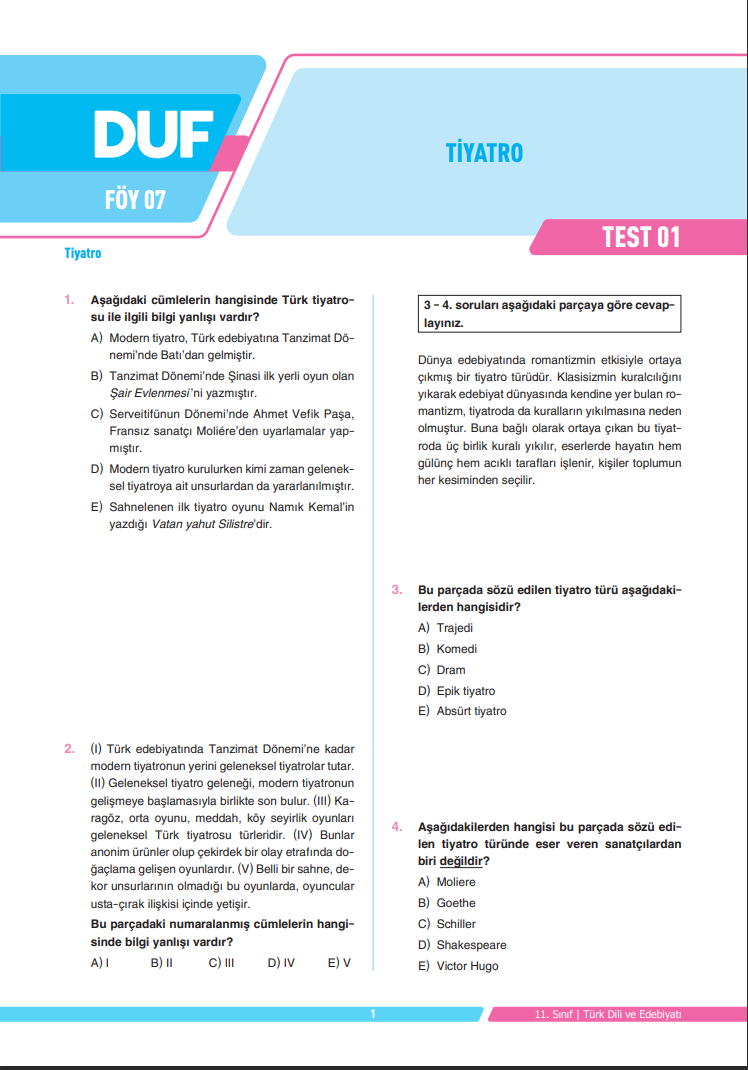
#> input picture 31_OpticalCharacter/data/page1.png, 748 x 1070 px
$ python onlyquestionNumber.py
#> lines starting #> are read from the running program, lines starting #| are printed output that depends on the picture
import pytesseract
from pytesseract import Output
import cv2
from matplotlib import pyplot as plt
import re
import PIL.Image
"""
0 Yalnızca yönlendirme ve yazı algılama (OSD).
1 OSD ile otomatik sayfa segmentasyonu.
2 OSD veya OKT olmadan otomatik sayfa segmentasyonu.
3 OSD olmadan tam otomatik sayfa segmentasyonu (öntanımlı)
4 Değişken boyutlarda metinlerden oluştan tek bir sütun varsay.
5 Dikey olarak hizalanmış bir metin bloğu varsay.
6 Tek bir metin bloğu varsay.
7 Resmi tek bir metin satırı varmış gibi ele al.
8 Resmi tek bir sözcük varmış gibi ele al.
9 Resmi bir daire içinde tek bir sözcük varmış gibi ele al.
10 Resmi tek karakter varmış gibi ele al.
11 Aralıklı metin. Belirli bir sıra olmaksızın mümkün olduğunca çok metin bul.
12 OSD'li ayrık metin.
13 Ham satır. Tesseract'a özgü hack'leri atlayarak resmi tek bir metin satırı olarak ele al.
"""


img= cv2.imread('../31_OpticalCharacter/data/page1.png')
#> img is the input picture: shape (1070, 748, 3); mean B, G, R 243.6, 238.3, 229.6

email_pattern = '\S+.\S+'


img=cv2.cvtColor(img,cv2.COLOR_BGR2GRAY)
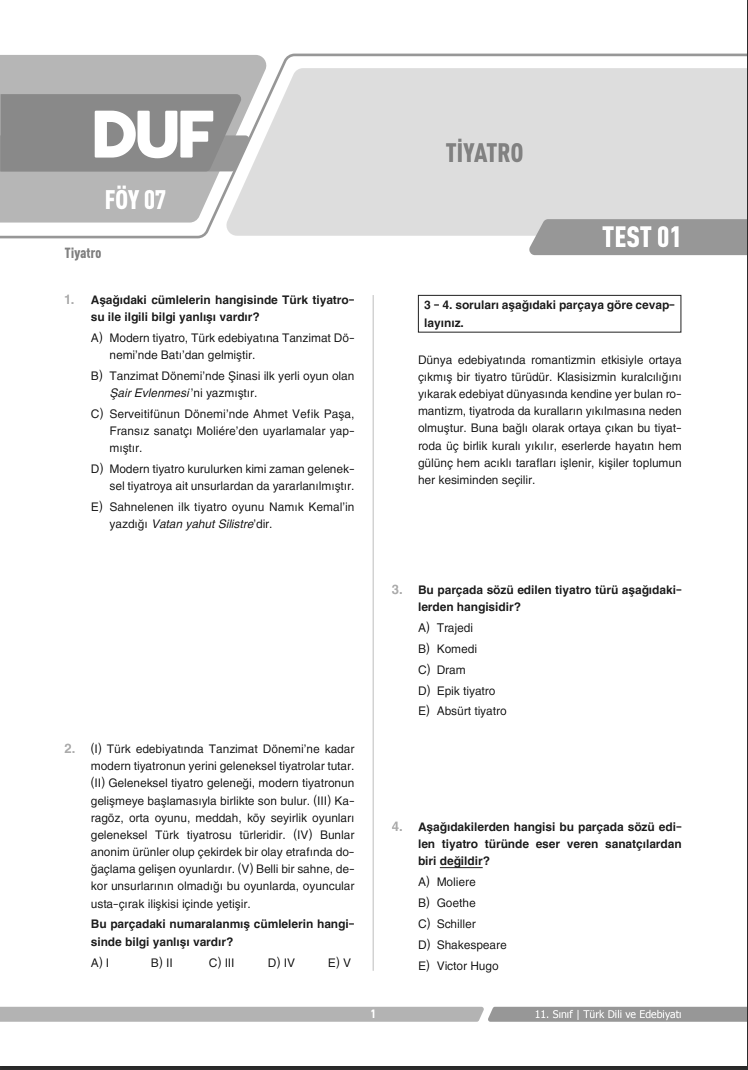
#> img: shape (1070, 748); min 32, max 255, mean 236.3

custom_config = r'--oem 3 --psm 6 outputbase digits'


#> (the run stopped early here; a loop or call above may not have finished)
